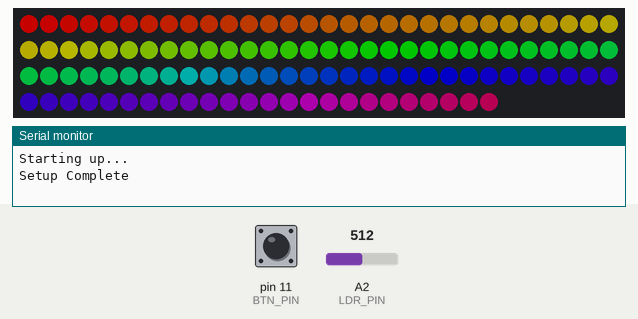
Recording of a program running on a simulated Arduino Nano, built for the host (arithmetic inside an expression is 32-bit, double 64-bit). Parts: 114 RGB LEDs in strip order, left to right, continuing on the next row, the last lines printed to the serial monitor. The test bench sets the inputs (shaded band); at power-on: A2 (LDR_PIN) = 512, pin 11 (BTN_PIN) HIGH. Dim RGB values are drawn brighter than linear; the local clock reads 2024-03-15 10:24:30 at power-on unless the program sets it.

Above: at 1.1 s.
At 3.7 s:
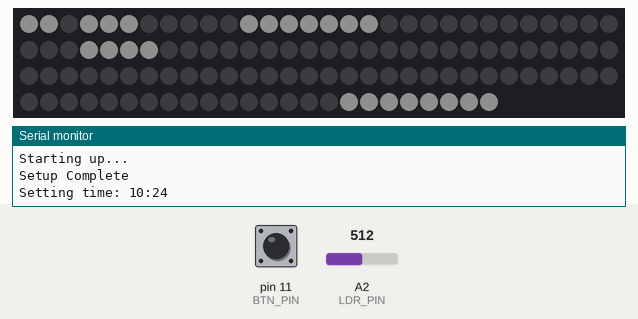
3.8 s: A2 (LDR_PIN) set to 90
7.9 s: pin 11 (BTN_PIN) pulled LOW for 3.2 s
At 12.3 s:
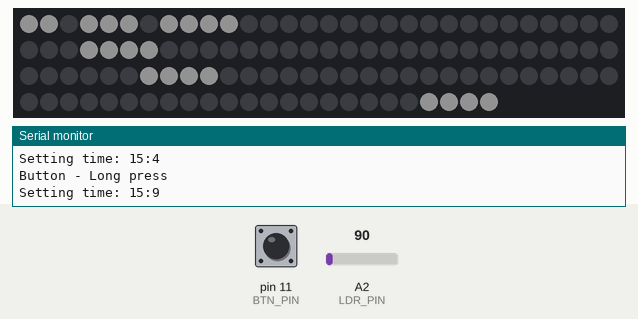
12.6 s: pin 11 (BTN_PIN) pulled LOW for 0.15 s
15.4 s: A2 (LDR_PIN) set to 265
18.7 s: A2 (LDR_PIN) set to 11
23.1 s: pin 11 (BTN_PIN) driven LOW
At 24.14 s:
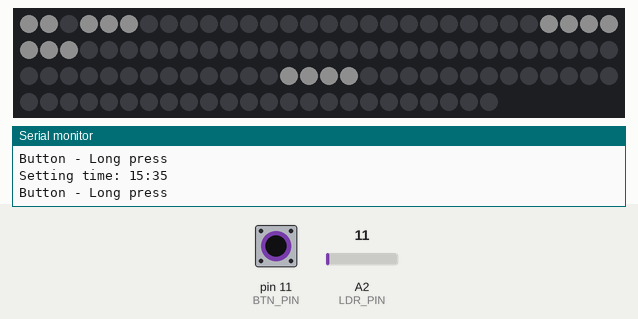
Timing chart, 0 to 26.1 s (numbered marks = the images above; inputs shaded):
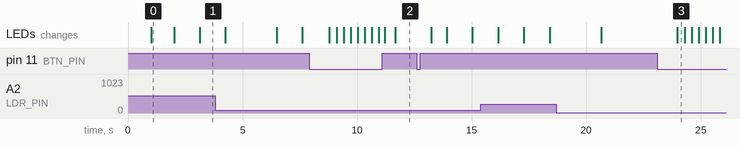

Measured:
- what the display in image 0 shows lasts 1.0 s, from 1.0 s to 2.0 s

The program:

main.cpp
```cpp
#include <Arduino.h>
#include <FastLED.h>
#include <RTClib.h>
#include <OneButton.h>
#include <Wire.h>

#define STRIP_DATA_PIN 12 // D12
#define LDR_PIN A2        // A2
#define COLOR_ORDER GRB
#define BRIGHTNESS_MAX 255
#define BRIGHTNESS_MIN 1
#define COLS 11
#define ROWS 10
#define NUM_LEDS (COLS * ROWS + 4)
#define BTN_PIN 11 // D11

// use: https://fastled.io/docs/df/da2/group__lib8tion.html

// WS2812B strip
CRGB leds[NUM_LEDS];

// control button
OneButton button;

RTC_DS3231 rtc; // uses i2c (sda = A4, scl = A5)

bool currMinUpdated = false;

struct Pattern
{
  uint8_t start;
  uint8_t length;
  CRGB color;

  // need constructor for constexpr
  constexpr Pattern() : start(0), length(0), color(CRGB::Black) {}
  constexpr Pattern(uint8_t s, uint8_t l, CRGB c) : start(s), length(l), color(c) {}
};

enum Error
{
  RTC_ERROR
};

// forward declarations
void setGridTime(uint8_t, uint8_t);
void setGridError(Error);
bool isNight(DateTime const &time);
void setRTCtime(uint8_t, uint8_t);
void setText(Pattern);
int brightness_calc_next();

void buttonSingleClick()
{
  Serial.println("Button - Single click");
  // increase by a minute
  DateTime now = rtc.now();
  DateTime next = now + TimeSpan(0, 0, 1, 0);
  setRTCtime(next.hour(), next.minute());
}
void buttonDoubleClick()
{
  Serial.println("Button - Double click");
  // increase by an hour
  DateTime now = rtc.now();
  DateTime next = now + TimeSpan(0, 1, 0, 0);
  setRTCtime(next.hour(), next.minute());
}
void buttonLongPress()
{
  Serial.println("Button - Long press");
  // seek through: 5m per tick
  DateTime now = rtc.now();
  DateTime next = now + TimeSpan(0, 0, 5, 0);
  setRTCtime(next.hour(), next.minute());
}

// led index (row, column)
constexpr uint8_t ledIndex(uint8_t r, uint8_t c)
{
  return (r & 1)
             ? (r * COLS + (COLS - 1 - c)) // odd row: backward
             : (r * COLS + c);             // even row: forward
}

// pass in the coords of the left corner of the line
constexpr Pattern fromLine(uint8_t start_row, uint8_t start_column, uint8_t size, CRGB color)
{
  return (start_row & 1)
             ? Pattern{ledIndex(start_row, start_column) - size + 1, size, color} // backward (odd row)
             : Pattern{ledIndex(start_row, start_column), size, color};           // forward (even row)
}

// intro text
const Pattern TEXT_ES = fromLine(0, 0, 2, CRGB::White);
const Pattern TEXT_IST = fromLine(0, 3, 3, CRGB::White);
const Pattern TEXT_FUENF = fromLine(0, 7, 4, CRGB::White);
const Pattern TEXT_ZEHN = fromLine(1, 0, 4, CRGB::White);
const Pattern TEXT_ZWANZIG = fromLine(1, 4, 7, CRGB::White);
const Pattern TEXT_DREI = fromLine(2, 0, 4, CRGB::White);
const Pattern TEXT_VIERTEL = fromLine(2, 4, 7, CRGB::White);
const Pattern TEXT_VOR = fromLine(3, 0, 3, CRGB::White);
const Pattern TEXT_NACH = fromLine(3, 7, 4, CRGB::White);
const Pattern TEXT_HALB = fromLine(4, 0, 4, CRGB::White);
const Pattern TEXT_UHR = fromLine(9, 8, 3, CRGB::White);
// hours
const Pattern TEXT_1 = fromLine(5, 0, 4, CRGB::White);
const Pattern TEXT_1S = fromLine(5, 0, 3, CRGB::White); // just EIN (instead of EINS)
const Pattern TEXT_2 = fromLine(5, 7, 4, CRGB::White);
const Pattern TEXT_3 = fromLine(6, 0, 4, CRGB::White);
const Pattern TEXT_4 = fromLine(6, 7, 4, CRGB::White);
const Pattern TEXT_5 = fromLine(4, 7, 4, CRGB::White);
const Pattern TEXT_6 = fromLine(7, 0, 5, CRGB::White);
const Pattern TEXT_7 = fromLine(8, 0, 6, CRGB::White);
const Pattern TEXT_8 = fromLine(7, 7, 4, CRGB::White);
const Pattern TEXT_9 = fromLine(9, 3, 4, CRGB::White);
const Pattern TEXT_10 = fromLine(9, 0, 4, CRGB::White);
const Pattern TEXT_11 = fromLine(4, 5, 3, CRGB::White);
const Pattern TEXT_12 = fromLine(8, 6, 5, CRGB::White);
// errors
const Pattern TEXT_ERROR = fromLine(3, 3, 3, CRGB::Red);
const Pattern TEXT_ERROR_1 = fromLine(4, 1, 1, CRGB::Red); // a letter A
const Pattern TEXT_ERROR_2 = fromLine(4, 3, 1, CRGB::Red); // a letter B
const Pattern TEXT_ERROR_3 = fromLine(7, 2, 1, CRGB::Red); // a letter C
// minutes
const Pattern MINUTE_1 = fromLine(10, 0, 1, CRGB::White);
const Pattern MINUTE_2 = fromLine(10, 1, 1, CRGB::White);
const Pattern MINUTE_3 = fromLine(10, 2, 1, CRGB::White);
const Pattern MINUTE_4 = fromLine(10, 3, 1, CRGB::White);

void setup()
{
  Serial.begin(9600);
  Wire.begin();
  // the is no analogReadResolution, but it is 10 bit on this device

  Serial.println("Starting up...");

  // set up LED strip
  FastLED.addLeds<WS2812B, STRIP_DATA_PIN, COLOR_ORDER>(leds, NUM_LEDS);
  FastLED.setMaxPowerInMilliWatts(3500);
  FastLED.setBrightness(100);

  if (!rtc.begin(&Wire))
  {
    Serial.println("Couldn't find DS3231 RTC");
    setGridError(RTC_ERROR);
    // halt program
    while (1)
      delay(1000);
  }
  // check if there was a power loss since last rtc use
  if (rtc.lostPower()) // FIXME: always triggers, but keeps the time correctly?
  {
    Serial.println("RTC lost power, let's set the time!");
  }

  // setup button
  button.setup(
      BTN_PIN,      // Input pin for the button
      INPUT_PULLUP, // INPUT and enable the internal pull-up resistor
      true          // Active LOW (button pressed = LOW)
  );
  button.attachClick(buttonSingleClick);
  button.attachDoubleClick(buttonDoubleClick);
  button.attachDuringLongPress(buttonLongPress);
  button.setLongPressIntervalMs(250); // frequency to fire long press function if long press is detected

  Serial.println("Setup Complete");

  // "startup animation"
  fill_solid(leds, NUM_LEDS, CRGB::Blue);
  for (int i = 10; i < 100; i += 10)
  {
    leds[i] = CRGB::Red;
  }
  FastLED.show();
  delay(1000);
  fill_rainbow(leds, NUM_LEDS, 0, 255 / NUM_LEDS);
  FastLED.show();
  delay(1000);

  // display initial time
  DateTime now = rtc.now();
  setGridTime(now.hour(), now.minute());
}

void loop()
{
  static short bright_skipper = 0;

  // update buttons
  button.tick();

  // fetch current time from RTC module
  DateTime now = rtc.now();

  // adjust night light if needed
  if (bright_skipper++ > 100)
  {
    int bright = brightness_calc_next();
    FastLED.setBrightness(bright);
    FastLED.show(); // need to call show to apply brightness change
    bright_skipper = 0;
  }

  // update time
  if (now.second() == 0 && !currMinUpdated)
  {
    setGridTime(now.hour(), now.minute());
    currMinUpdated = true;
  }
  else if (now.second() > 0)
  {
    currMinUpdated = false;
  }

  // call multiple times a second to make sure we dont miss the minute increase
  delay(10);
}

static inline int brightness_map(int const &reading)
{
  int bright = (reading / 40) * (reading / 40) + 2;
  return constrain(bright, BRIGHTNESS_MIN, BRIGHTNESS_MAX);
}

// has smoothing included to avoid flickering
int brightness_calc_next()
{
  static const int BRIGHTNESS_HISTORY = 10;                 // number of past brightness values to consider
  static int brightness_values[BRIGHTNESS_HISTORY] = {100}; // array to store past brightness values
  static short brightness_index = 0;                        // index for the brightness array

  int val = analogRead(LDR_PIN);
  int b = brightness_map(val);
  // store the brightness value in the array
  brightness_values[brightness_index] = b;
  brightness_index = (brightness_index + 1) % BRIGHTNESS_HISTORY;
  // calculate the average of the last brightness values
  int sum = 0;
  for (int i = 0; i < BRIGHTNESS_HISTORY; i++)
  {
    sum += brightness_values[i];
  }
  return sum / BRIGHTNESS_HISTORY;
}

bool isNight(DateTime const &time)
{
  if (time.hour() < 7 || time.hour() > 21)
  {
    return true;
  }
  return false;
}

void setRTCtime(uint8_t hour, uint8_t minute)
{
  // date and seconds are not relevant
  rtc.adjust(DateTime(2025, 1, 1, hour, minute, 0));
  currMinUpdated = false;
}

void setGridTime(uint8_t hour, uint8_t minute)
{
  Serial.print("Setting time: ");
  Serial.print(hour);
  Serial.print(":");
  Serial.println(minute);

  // reset
  fill_solid(leds, NUM_LEDS, CRGB::Black);

  // modify minute for easy handling
  uint8_t rest = minute % 5;
  minute = minute - rest; // round to 5

  /*
  10:00 = ES IST ZEHN UHR
  10:05 = ES IST FÜNF NACH ZEHN
  10:10 = ES IST ZEHN NACH ZEHN
  10:15 = ES IST VIERTEL ELF
  10:20 = ES IST ZWANZIG NACH ZEHN
  10:25 = ES IST FÜNF VOR HALB ELF
  10:30 = ES IST HALB ELF
  10:35 = ES IST FÜNF NACH HALB ELF
  10:40 = ES IST ZWANZIG	VOR ELF
  10:45 = ES IST DREIVIERTEL ELF
  10:50 = ES IST ZEHN VOR ELF
  10:55 = ES IST FÜNF VOR ELF
  */

  Pattern currHour, nextHour;
  switch (hour)
  {
  case 0:
  case 12:
    currHour = TEXT_12;
    nextHour = TEXT_1;
    break;

  case 1:
  case 13:
    currHour = minute == 0 ? TEXT_1S : TEXT_1; // edge case for 1 o'clock, use EIN instead of EINS
    nextHour = TEXT_2;
    break;

  case 2:
  case 14:
    currHour = TEXT_2;
    nextHour = TEXT_3;
    break;

  case 3:
  case 15:
    currHour = TEXT_3;
    nextHour = TEXT_4;
    break;

  case 4:
  case 16:
    currHour = TEXT_4;
    nextHour = TEXT_5;
    break;

  case 5:
  case 17:
    currHour = TEXT_5;
    nextHour = TEXT_6;
    break;

  case 6:
  case 18:
    currHour = TEXT_6;
    nextHour = TEXT_7;
    break;

  case 7:
  case 19:
    currHour = TEXT_7;
    nextHour = TEXT_8;
    break;

  case 8:
  case 20:
    currHour = TEXT_8;
    nextHour = TEXT_9;
    break;

  case 9:
  case 21:
    currHour = TEXT_9;
    nextHour = TEXT_10;
    break;

  case 10:
  case 22:
    currHour = TEXT_10;
    nextHour = TEXT_11;
    break;

  case 11:
  case 23:
    currHour = TEXT_11;
    nextHour = TEXT_12;
    break;
  }

  setText(TEXT_ES);
  setText(TEXT_IST);

  switch (minute)
  {
  case 0:
    setText(currHour);
    setText(TEXT_UHR);
    break;
  case 5:
    setText(TEXT_FUENF);
    setText(TEXT_NACH);
    setText(currHour);
    break;
  case 10:
    setText(TEXT_ZEHN);
    setText(TEXT_NACH);
    setText(currHour);
    break;
  case 15:
    setText(TEXT_VIERTEL);
    setText(nextHour);
    break;
  case 20:
    setText(TEXT_ZWANZIG);
    setText(TEXT_NACH);
    setText(currHour);
    break;
  case 25:
    setText(TEXT_FUENF);
    setText(TEXT_VOR);
    setText(TEXT_HALB);
    setText(nextHour);
    break;
  case 30:
    setText(TEXT_HALB);
    setText(nextHour);
    break;
  case 35:
    setText(TEXT_FUENF);
    setText(TEXT_NACH);
    setText(TEXT_HALB);
    setText(nextHour);
    break;
  case 40:
    setText(TEXT_ZWANZIG);
    setText(TEXT_VOR);
    setText(nextHour);
    break;
  case 45:
    setText(TEXT_DREI);
    setText(TEXT_VIERTEL);
    setText(nextHour);
    break;
  case 50:
    setText(TEXT_ZEHN);
    setText(TEXT_VOR);
    setText(nextHour);
    break;
  case 55:
    setText(TEXT_FUENF);
    setText(TEXT_VOR);
    setText(nextHour);
  }

  // set minute hand
  switch (rest)
  {
  case 1:
    setText(MINUTE_1);
    break;
  case 2:
    setText(MINUTE_1);
    setText(MINUTE_2);
    break;
  case 3:
    setText(MINUTE_1);
    setText(MINUTE_2);
    setText(MINUTE_3);
    break;
  case 4:
    setText(MINUTE_1);
    setText(MINUTE_2);
    setText(MINUTE_3);
    setText(MINUTE_4);
    break;
  }

  // update leds
  FastLED.show();
}

void setText(Pattern pattern)
{
  for (int i = pattern.start; i < pattern.start + pattern.length; i++)
  {
    leds[i] = pattern.color;
  }
}

void setGridError(Error err)
{
  Serial.print("Setting error: ");
  Serial.println(err);

  // clear
  fill_solid(leds, NUM_LEDS, CRGB::Black);

  // set
  setText(TEXT_ERROR);
  switch (err)
  {
  case RTC_ERROR:
    setText(TEXT_ERROR_1);
    break;
  }

  // update
  FastLED.show();
}
```
